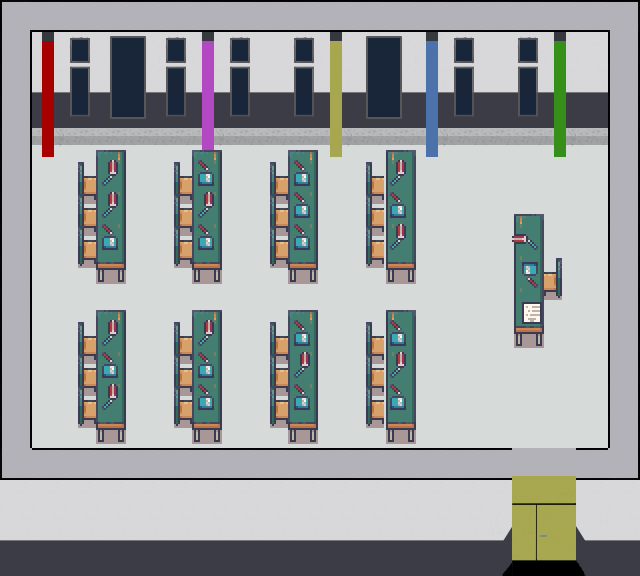

This is a level from a 2D game, rendered from its Tiled map with the project's own tilesets. A one-line summary and the map file follow, with tile-layer data summarised:
An orthogonal 20x18 tile map with 32x32 px tiles, 9 tile layers (exit, start, Kachelebene 1, säulen, ...), 3 tilesets.

<map version="1.4" tiledversion="1.4.3" orientation="orthogonal" renderorder="right-down" width="20" height="18" tilewidth="32" tileheight="32" infinite="0" nextlayerid="13" nextobjectid="1">
 <editorsettings>
  <export target="Physik_Raum.json" format="json" />
 </editorsettings>
 <tileset firstgid="1" name="Boden_Klassenzimmer" tilewidth="32" tileheight="32" tilecount="1" columns="1">
  <image source="Boden_Klassenzimmer.png" width="32" height="32" />
 </tileset>
 <tileset firstgid="2" name="wand" tilewidth="32" tileheight="32" tilecount="184" columns="8">
  <image source="Tilesets/wand.png" width="256" height="736" />
  <tile id="16">
   <properties>
    <property name="collides" type="bool" value="true" />
   </properties>
  </tile>
  <tile id="17">
   <properties>
    <property name="collides" type="bool" value="true" />
   </properties>
  </tile>
  <tile id="18">
   <properties>
    <property name="collides" type="bool" value="true" />
   </properties>
  </tile>
  <tile id="19">
   <properties>
    <property name="collides" type="bool" value="true" />
   </properties>
  </tile>
  <tile id="20">
   <properties>
    <property name="collides" type="bool" value="true" />
   </properties>
  </tile>
  <tile id="21">
   <properties>
    <property name="collides" type="bool" value="true" />
   </properties>
  </tile>
  <tile id="22">
   <properties>
    <property name="collides" type="bool" value="true" />
   </properties>
  </tile>
  <tile id="23">
   <properties>
    <property name="collides" type="bool" value="true" />
   </properties>
  </tile>
  <tile id="53">
   <properties>
    <property name="collides" type="bool" value="true" />
   </properties>
  </tile>
  <tile id="54">
   <properties>
    <property name="collides" type="bool" value="true" />
   </properties>
  </tile>
  <tile id="55">
   <properties>
    <property name="collides" type="bool" value="true" />
   </properties>
  </tile>
  <tile id="61">
   <properties>
    <property name="collides" type="bool" value="true" />
   </properties>
  </tile>
  <tile id="62">
   <properties>
    <property name="collides" type="bool" value="true" />
   </properties>
  </tile>
  <tile id="63">
   <properties>
    <property name="collides" type="bool" value="true" />
   </properties>
  </tile>
  <tile id="69">
   <properties>
    <property name="collides" type="bool" value="true" />
   </properties>
  </tile>
  <tile id="70">
   <properties>
    <property name="collides" type="bool" value="true" />
   </properties>
  </tile>
  <tile id="71">
   <properties>
    <property name="collides" type="bool" value="true" />
   </properties>
  </tile>
  <tile id="72">
   <properties>
    <property name="collides" type="bool" value="true" />
   </properties>
  </tile>
  <tile id="73">
   <properties>
    <property name="collides" type="bool" value="true" />
   </properties>
  </tile>
  <tile id="74">
   <properties>
    <property name="collides" type="bool" value="true" />
   </properties>
  </tile>
  <tile id="75">
   <properties>
    <property name="collides" type="bool" value="true" />
   </properties>
  </tile>
  <tile id="76">
   <properties>
    <property name="collides" type="bool" value="true" />
   </properties>
  </tile>
  <tile id="77">
   <properties>
    <property name="collides" type="bool" value="true" />
   </properties>
  </tile>
  <tile id="78">
   <properties>
    <property name="collides" type="bool" value="true" />
   </properties>
  </tile>
  <tile id="79">
   <properties>
    <property name="collides" type="bool" value="true" />
   </properties>
  </tile>
  <tile id="80">
   <properties>
    <property name="collides" type="bool" value="true" />
   </properties>
  </tile>
  <tile id="81">
   <properties>
    <property name="collides" type="bool" value="true" />
   </properties>
  </tile>
  <tile id="82">
   <properties>
    <property name="collides" type="bool" value="true" />
   </properties>
  </tile>
  <tile id="83">
   <properties>
    <property name="collides" type="bool" value="true" />
   </properties>
  </tile>
  <tile id="84">
   <properties>
    <property name="collides" type="bool" value="true" />
   </properties>
  </tile>
  <tile id="85">
   <properties>
    <property name="collides" type="bool" value="true" />
   </properties>
  </tile>
  <tile id="86">
   <properties>
    <property name="collides" type="bool" value="true" />
   </properties>
  </tile>
  <tile id="87">
   <properties>
    <property name="collides" type="bool" value="true" />
   </properties>
  </tile>
  <tile id="88">
   <properties>
    <property name="collides" type="bool" value="true" />
   </properties>
  </tile>
  <tile id="89">
   <properties>
    <property name="collides" type="bool" value="true" />
   </properties>
  </tile>
  <tile id="90">
   <properties>
    <property name="collides" type="bool" value="true" />
   </properties>
  </tile>
  <tile id="91">
   <properties>
    <property name="collides" type="bool" value="true" />
   </properties>
  </tile>
  <tile id="92">
   <properties>
    <property name="collides" type="bool" value="true" />
   </properties>
  </tile>
  <tile id="93">
   <properties>
    <property name="collides" type="bool" value="true" />
   </properties>
  </tile>
  <tile id="94">
   <properties>
    <property name="collides" type="bool" value="true" />
   </properties>
  </tile>
  <tile id="95">
   <properties>
    <property name="collides" type="bool" value="true" />
   </properties>
  </tile>
  <tile id="96">
   <properties>
    <property name="collides" type="bool" value="true" />
   </properties>
  </tile>
  <tile id="97">
   <properties>
    <property name="collides" type="bool" value="true" />
   </properties>
  </tile>
  <tile id="98">
   <properties>
    <property name="collides" type="bool" value="true" />
   </properties>
  </tile>
  <tile id="99">
   <properties>
    <property name="collides" type="bool" value="true" />
   </properties>
  </tile>
  <tile id="100">
   <properties>
    <property name="collides" type="bool" value="true" />
   </properties>
  </tile>
  <tile id="101">
   <properties>
    <property name="collides" type="bool" value="true" />
   </properties>
  </tile>
  <tile id="102">
   <properties>
    <property name="collides" type="bool" value="true" />
   </properties>
  </tile>
  <tile id="103">
   <properties>
    <property name="collides" type="bool" value="true" />
   </properties>
  </tile>
  <tile id="104">
   <properties>
    <property name="collides" type="bool" value="true" />
   </properties>
  </tile>
  <tile id="105">
   <properties>
    <property name="collides" type="bool" value="true" />
   </properties>
  </tile>
  <tile id="106">
   <properties>
    <property name="collides" type="bool" value="true" />
   </properties>
  </tile>
  <tile id="107">
   <properties>
    <property name="collides" type="bool" value="true" />
   </properties>
  </tile>
  <tile id="108">
   <properties>
    <property name="collides" type="bool" value="true" />
   </properties>
  </tile>
  <tile id="109">
   <properties>
    <property name="collides" type="bool" value="true" />
   </properties>
  </tile>
  <tile id="110">
   <properties>
    <property name="collides" type="bool" value="true" />
   </properties>
  </tile>
  <tile id="111">
   <properties>
    <property name="collides" type="bool" value="true" />
   </properties>
  </tile>
  <tile id="112">
   <properties>
    <property name="collides" type="bool" value="true" />
   </properties>
  </tile>
  <tile id="113">
   <properties>
    <property name="collides" type="bool" value="true" />
   </properties>
  </tile>
  <tile id="114">
   <properties>
    <property name="collides" type="bool" value="true" />
   </properties>
  </tile>
  <tile id="115">
   <properties>
    <property name="collides" type="bool" value="true" />
   </properties>
  </tile>
  <tile id="116">
   <properties>
    <property name="collides" type="bool" value="true" />
   </properties>
  </tile>
  <tile id="117">
   <properties>
    <property name="collides" type="bool" value="true" />
   </properties>
  </tile>
  <tile id="118">
   <properties>
    <property name="collides" type="bool" value="true" />
   </properties>
  </tile>
  <tile id="119">
   <properties>
    <property name="collides" type="bool" value="true" />
   </properties>
  </tile>
  <tile id="120">
   <properties>
    <property name="collides" type="bool" value="true" />
   </properties>
  </tile>
  <tile id="121">
   <properties>
    <property name="collides" type="bool" value="true" />
   </properties>
  </tile>
  <tile id="122">
   <properties>
    <property name="collides" type="bool" value="true" />
   </properties>
  </tile>
  <tile id="123">
   <properties>
    <property name="collides" type="bool" value="true" />
   </properties>
  </tile>
  <tile id="124">
   <properties>
    <property name="collides" type="bool" value="true" />
   </properties>
  </tile>
  <tile id="125">
   <properties>
    <property name="collides" type="bool" value="true" />
   </properties>
  </tile>
  <tile id="126">
   <properties>
    <property name="collides" type="bool" value="true" />
   </properties>
  </tile>
  <tile id="127">
   <properties>
    <property name="collides" type="bool" value="true" />
   </properties>
  </tile>
  <tile id="128">
   <properties>
    <property name="collides" type="bool" value="true" />
   </properties>
  </tile>
  <tile id="129">
   <properties>
    <property name="collides" type="bool" value="true" />
   </properties>
  </tile>
  <tile id="130">
   <properties>
    <property name="collides" type="bool" value="true" />
   </properties>
  </tile>
  <tile id="131">
   <properties>
    <property name="collides" type="bool" value="true" />
   </properties>
  </tile>
  <tile id="132">
   <properties>
    <property name="collides" type="bool" value="true" />
   </properties>
  </tile>
  <tile id="133">
   <properties>
    <property name="collides" type="bool" value="true" />
   </properties>
  </tile>
  <tile id="134">
   <properties>
    <property name="collides" type="bool" value="true" />
   </properties>
  </tile>
  <tile id="135">
   <properties>
    <property name="collides" type="bool" value="true" />
   </properties>
  </tile>
  <tile id="136">
   <properties>
    <property name="collides" type="bool" value="true" />
   </properties>
  </tile>
  <tile id="137">
   <properties>
    <property name="collides" type="bool" value="true" />
   </properties>
  </tile>
  <tile id="138">
   <properties>
    <property name="collides" type="bool" value="true" />
   </properties>
  </tile>
  <tile id="139">
   <properties>
    <property name="collides" type="bool" value="true" />
   </properties>
  </tile>
  <tile id="140">
   <properties>
    <property name="collides" type="bool" value="true" />
   </properties>
  </tile>
  <tile id="141">
   <properties>
    <property name="collides" type="bool" value="true" />
   </properties>
  </tile>
  <tile id="142">
   <properties>
    <property name="collides" type="bool" value="true" />
   </properties>
  </tile>
  <tile id="143">
   <properties>
    <property name="collides" type="bool" value="true" />
   </properties>
  </tile>
  <tile id="144">
   <properties>
    <property name="collides" type="bool" value="true" />
   </properties>
  </tile>
  <tile id="145">
   <properties>
    <property name="collides" type="bool" value="false" />
   </properties>
  </tile>
  <tile id="146">
   <properties>
    <property name="collides" type="bool" value="true" />
   </properties>
  </tile>
  <tile id="147">
   <properties>
    <property name="collides" type="bool" value="true" />
   </properties>
  </tile>
  <tile id="148">
   <properties>
    <property name="collides" type="bool" value="true" />
   </properties>
  </tile>
  <tile id="149">
   <properties>
    <property name="collides" type="bool" value="true" />
   </properties>
  </tile>
  <tile id="150">
   <properties>
    <property name="collides" type="bool" value="true" />
   </properties>
  </tile>
  <tile id="151">
   <properties>
    <property name="collides" type="bool" value="true" />
   </properties>
  </tile>
  <tile id="152">
   <properties>
    <property name="collides" type="bool" value="true" />
   </properties>
  </tile>
  <tile id="153">
   <properties>
    <property name="collides" type="bool" value="true" />
   </properties>
  </tile>
  <tile id="154">
   <properties>
    <property name="collides" type="bool" value="true" />
   </properties>
  </tile>
  <tile id="155">
   <properties>
    <property name="collides" type="bool" value="false" />
   </properties>
  </tile>
  <tile id="156">
   <properties>
    <property name="collides" type="bool" value="true" />
   </properties>
  </tile>
  <tile id="157">
   <properties>
    <property name="collides" type="bool" value="true" />
   </properties>
  </tile>
  <tile id="158">
   <properties>
    <property name="collides" type="bool" value="true" />
   </properties>
  </tile>
  <tile id="159">
   <properties>
    <property name="collides" type="bool" value="true" />
   </properties>
  </tile>
  <tile id="160">
   <properties>
    <property name="collides" type="bool" value="true" />
   </properties>
  </tile>
  <tile id="161">
   <properties>
    <property name="collides" type="bool" value="true" />
   </properties>
  </tile>
  <tile id="162">
   <properties>
    <property name="collides" type="bool" value="true" />
   </properties>
  </tile>
  <tile id="163">
   <properties>
    <property name="collides" type="bool" value="true" />
   </properties>
  </tile>
  <tile id="164">
   <properties>
    <property name="collides" type="bool" value="true" />
   </properties>
  </tile>
  <tile id="165">
   <properties>
    <property name="collides" type="bool" value="true" />
   </properties>
  </tile>
  <tile id="166">
   <properties>
    <property name="collides" type="bool" value="true" />
   </properties>
  </tile>
  <tile id="167">
   <properties>
    <property name="collides" type="bool" value="true" />
   </properties>
  </tile>
  <tile id="168">
   <properties>
    <property name="collides" type="bool" value="true" />
   </properties>
  </tile>
  <tile id="169">
   <properties>
    <property name="collides" type="bool" value="true" />
   </properties>
  </tile>
  <tile id="170">
   <properties>
    <property name="collides" type="bool" value="true" />
   </properties>
  </tile>
  <tile id="171">
   <properties>
    <property name="collides" type="bool" value="true" />
   </properties>
  </tile>
  <tile id="172">
   <properties>
    <property name="collides" type="bool" value="true" />
   </properties>
  </tile>
  <tile id="173">
   <properties>
    <property name="collides" type="bool" value="true" />
   </properties>
  </tile>
  <tile id="174">
   <properties>
    <property name="collides" type="bool" value="true" />
   </properties>
  </tile>
  <tile id="175">
   <properties>
    <property name="collides" type="bool" value="true" />
   </properties>
  </tile>
  <tile id="176">
   <properties>
    <property name="collides" type="bool" value="true" />
   </properties>
  </tile>
  <tile id="177">
   <properties>
    <property name="collides" type="bool" value="true" />
   </properties>
  </tile>
  <tile id="178">
   <properties>
    <property name="collides" type="bool" value="true" />
   </properties>
  </tile>
  <tile id="179">
   <properties>
    <property name="collides" type="bool" value="true" />
   </properties>
  </tile>
  <tile id="180">
   <properties>
    <property name="collides" type="bool" value="true" />
   </properties>
  </tile>
  <tile id="181">
   <properties>
    <property name="collides" type="bool" value="true" />
   </properties>
  </tile>
  <tile id="182">
   <properties>
    <property name="collides" type="bool" value="true" />
   </properties>
  </tile>
  <tile id="183">
   <properties>
    <property name="collides" type="bool" value="true" />
   </properties>
  </tile>
 </tileset>
 <tileset firstgid="186" name="5_Classroom_and_library_32x32" tilewidth="32" tileheight="32" tilecount="544" columns="16">
  <image source="Tilesets/5_Classroom_and_library_32x32.png" width="512" height="1088" />
  <tile id="7">
   <properties>
    <property name="collides" type="bool" value="true" />
   </properties>
  </tile>
  <tile id="8">
   <properties>
    <property name="collides" type="bool" value="false" />
   </properties>
  </tile>
  <tile id="11">
   <properties>
    <property name="collides" type="bool" value="false" />
   </properties>
  </tile>
  <tile id="12">
   <properties>
    <property name="collides" type="bool" value="true" />
   </properties>
  </tile>
  <tile id="23">
   <properties>
    <property name="collides" type="bool" value="false" />
   </properties>
  </tile>
  <tile id="24">
   <properties>
    <property name="collides" type="bool" value="true" />
   </properties>
  </tile>
  <tile id="27">
   <properties>
    <property name="collides" type="bool" value="true" />
   </properties>
  </tile>
  <tile id="28">
   <properties>
    <property name="collides" type="bool" value="false" />
   </properties>
  </tile>
  <tile id="39">
   <properties>
    <property name="collides" type="bool" value="false" />
   </properties>
  </tile>
  <tile id="40">
   <properties>
    <property name="collides" type="bool" value="false" />
   </properties>
  </tile>
  <tile id="43">
   <properties>
    <property name="collides" type="bool" value="false" />
   </properties>
  </tile>
  <tile id="44">
   <properties>
    <property name="collides" type="bool" value="false" />
   </properties>
  </tile>
 </tileset>
 <layer id="12" name="exit" width="20" height="18">
  <properties>
   <property name="exitUrl" value="../master/test.json" />
  </properties>
  <data>[360 cells, 4 non-empty, 1 distinct tile ids]</data>
 </layer>
 <layer id="10" name="start" width="20" height="18">
  <data>[360 cells, 2 non-empty, 1 distinct tile ids]</data>
 </layer>
 <layer id="1" name="Kachelebene 1" width="20" height="18">
  <data>[360 cells, 304 non-empty, 18 distinct tile ids]</data>
 </layer>
 <layer id="11" name="säulen" width="20" height="18">
  <data>[360 cells, 15 non-empty, 3 distinct tile ids]</data>
 </layer>
 <layer id="9" name="Wand mit Fenstern" width="20" height="18">
  <data>[360 cells, 72 non-empty, 39 distinct tile ids]</data>
 </layer>
 <layer id="3" name="Tische dies das" width="20" height="18">
  <data>[360 cells, 27 non-empty, 8 distinct tile ids]</data>
 </layer>
 <layer id="5" name="stuhl oben" width="20" height="18">
  <data>[360 cells, 36 non-empty, 5 distinct tile ids]</data>
 </layer>
 <layer id="6" name="stuhl mitte" width="20" height="18">
  <data>[360 cells, 17 non-empty, 2 distinct tile ids]</data>
 </layer>
 <layer id="7" name="stuhl unten" width="20" height="18">
  <data>[360 cells, 47 non-empty, 7 distinct tile ids]</data>
 </layer>
 <objectgroup id="2" name="floorLayer" />
</map>
